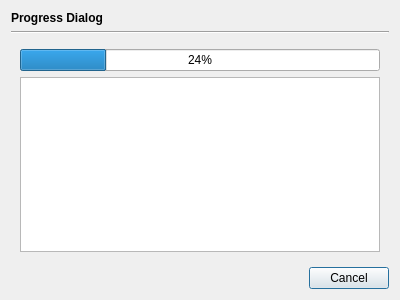
<?xml version="1.0" encoding="UTF-8"?>
<ui version="4.0">
 <class>ProgressDialog</class>
 <widget class="QDialog" name="ProgressDialog">
  <property name="geometry">
   <rect>
    <x>0</x>
    <y>0</y>
    <width>400</width>
    <height>300</height>
   </rect>
  </property>
  <property name="windowTitle">
   <string>Dialog</string>
  </property>
  <layout class="QVBoxLayout" name="verticalLayout">
   <item>
    <widget class="QLabel" name="titleLabel">
     <property name="font">
      <font>
       <weight>75</weight>
       <bold>true</bold>
      </font>
     </property>
     <property name="text">
      <string>Progress Dialog</string>
     </property>
    </widget>
   </item>
   <item>
    <widget class="Line" name="line">
     <property name="orientation">
      <enum>Qt::Horizontal</enum>
     </property>
    </widget>
   </item>
   <item>
    <widget class="QWidget" name="widget" native="true">
     <property name="sizePolicy">
      <sizepolicy hsizetype="Preferred" vsizetype="Preferred">
       <horstretch>0</horstretch>
       <verstretch>1</verstretch>
      </sizepolicy>
     </property>
     <layout class="QVBoxLayout" name="verticalLayout_2">
      <item>
       <widget class="QProgressBar" name="progressBar">
        <property name="value">
         <number>24</number>
        </property>
       </widget>
      </item>
      <item>
       <widget class="QTextBrowser" name="textBrowser"/>
      </item>
     </layout>
    </widget>
   </item>
   <item>
    <widget class="QDialogButtonBox" name="buttonBox">
     <property name="orientation">
      <enum>Qt::Horizontal</enum>
     </property>
     <property name="standardButtons">
      <set>QDialogButtonBox::Cancel</set>
     </property>
    </widget>
   </item>
  </layout>
 </widget>
 <resources/>
 <connections>
  <connection>
   <sender>buttonBox</sender>
   <signal>accepted()</signal>
   <receiver>ProgressDialog</receiver>
   <slot>accept()</slot>
   <hints>
    <hint type="sourcelabel">
     <x>248</x>
     <y>254</y>
    </hint>
    <hint type="destinationlabel">
     <x>157</x>
     <y>274</y>
    </hint>
   </hints>
  </connection>
  <connection>
   <sender>buttonBox</sender>
   <signal>rejected()</signal>
   <receiver>ProgressDialog</receiver>
   <slot>reject()</slot>
   <hints>
    <hint type="sourcelabel">
     <x>316</x>
     <y>260</y>
    </hint>
    <hint type="destinationlabel">
     <x>286</x>
     <y>274</y>
    </hint>
   </hints>
  </connection>
 </connections>
</ui>
